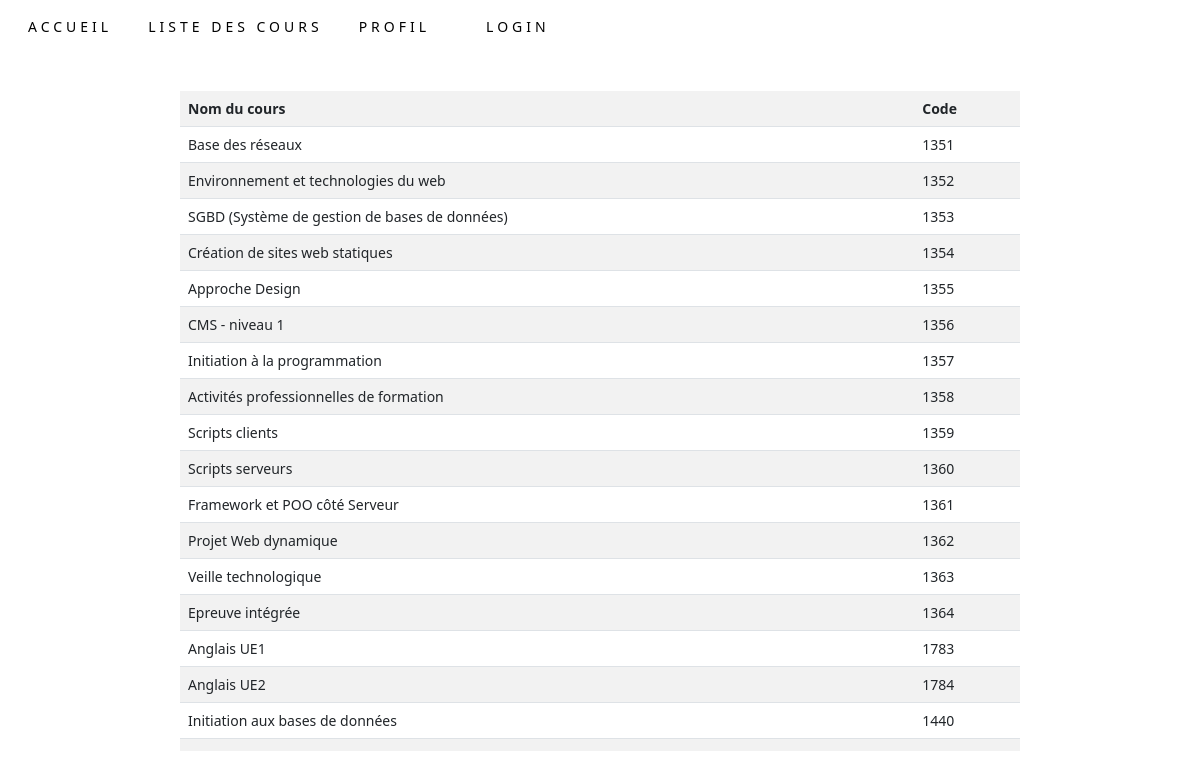
Screenshot of /index.php?page=page/cours with the database file from the repository.
### tables this page shows
CREATE TABLE IF NOT EXISTS `course` (
  `id` bigint(20) UNSIGNED NOT NULL AUTO_INCREMENT,
  `name` varchar(255) NOT NULL,
  `code` varchar(4) NOT NULL,
  PRIMARY KEY (`id`),
  UNIQUE KEY `code` (`code`)
);

### page/cours.php (the view)
<?php
  $connect = connect();
  if (is_a($connect, 'PDO')) {
    $sql = 'SELECT * FROM course';
    $query = $connect->prepare($sql);
    $query->execute();
    $result = $query->fetchAll(PDO::FETCH_ASSOC);
    if ($result) {
      $output = '<div class="table-container">';
      $output .= '<table class="table table-striped">';
      $output .= '<tr>';
      $output .= '<th>Nom du cours</th>';
      $output .= '<th>Code</th>';
      $output .= '</tr>';
      foreach ($result as $row) {
        $output .= '<tr>';
        $output .= '<td>' . $row['name'] . '</td>';
        $output .= '<td>' . $row['code'] . '</td>';
        $output .= '</tr>';
      }
      $output .= '</table>';
      $output .= '</div>';
      echo $output;
    } else {
      echo 'Aucun cours trouvé';
    }
  }

### page/header.php (shortened to what this page needs)
<!doctype html>
<html lang="fr">
<head>
    <link rel="stylesheet" href="css/style.css">
    <link href="https://cdn.jsdelivr.net/npm/bootstrap@5.2.3/dist/css/bootstrap.min.css" rel="stylesheet"
>
</head>

### page/menu.php (shortened to what this page needs)
<nav class="navbar navbar-expand-md bg-white" id="nav">
    <div class=" navbar-collapse" id="navbarSupportedContent">
        <ul class="navbar-nav ml-auto py-4 py-md-0">
            <li class="nav-item pl-4 pl-md-0 ml-0 ml-md-4">
                <a class="nav-link" href="index.php?">Accueil</a>
            </li>
            <li class="nav-item pl-4 pl-md-0 ml-0 ml-md-4">
                <a class="nav-link" href="index.php?page=page/cours">Liste des cours</a>
            </li>
            <li class="nav-item pl-4 pl-md-0 ml-0 ml-md-4">
                <a class="nav-link" href="index.php?page=page/profil">Profil</a>
            </li>
            <li class="nav-item pl-4 pl-md-0 ml-0 ml-md-4">
              <?php
                if (!empty($_SESSION['id'])) {
                  ?>
                    <a href="index.php?page=page/logout" class="nav-link">Logout</a>
                  <?php
                } else {
                  ?>
                    <a href="index.php?page=page/login" class="nav-link">Login</a>
                  <?php
                }
              ?>
            </li>
        </ul>
    </div>
</nav>

### index.php (shortened to what this page needs)
<?php
  require_once 'lib/output.php';
?>
<?php
  include 'page/header.php';
  include 'page/menu.php';
  if (!empty($_GET['page'])) {
    getContent($_GET['page']);
  }

### lib/output.php
<?php
  function getContent(string $content): void
  {
    if (is_array(FILE_EXT)) {
      foreach (FILE_EXT as $extension) {
        $filename = $content . '.' . $extension;
        if (file_exists($filename)) {
          include_once $filename;
        }
      }
    }
  }

### css/style.css (style rules this page uses)
table { background-color: rgb(255, 255, 255); font-size: 14px; }
.table-container { margin: 0 auto; width: 70%; height: 680px; padding-top: 20px; overflow: auto; box-sizing: border-box; }
.navbar ul { display: flex; list-style-type: none; margin-right: 20px; / }
.navbar ul li { margin-left: 20px; padding-bottom: 20px; }
.navbar ul li a { color: #000000; text-decoration: none; text-transform: uppercase; letter-spacing: 4px; font-size: 14px; transition: all 0.7s; padding-bottom: 3px; border-bottom: 3px transparent solid; }

### rows the page displays
course: name "Base des réseaux", code "1351"
course: name "Environnement et technologies du web", code "1352"
course: name "SGBD (Système de gestion de bases de données)", code "1353"
course: name "Création de sites web statiques", code "1354"
course: name "Approche Design", code "1355"
course: name "CMS - niveau 1", code "1356"
course: name "Initiation à la programmation", code "1357"
course: name "Activités professionnelles de formation", code "1358"
course: name "Scripts clients", code "1359"
course: name "Scripts serveurs", code "1360"
course: name "Framework et POO côté Serveur", code "1361"
course: name "Projet Web dynamique", code "1362"
course: name "Veille technologique", code "1363"
course: name "Epreuve intégrée", code "1364"
course: name "Anglais UE1", code "1783"
course: name "Anglais UE2", code "1784"
course: name "Initiation aux bases de données", code "1440"
